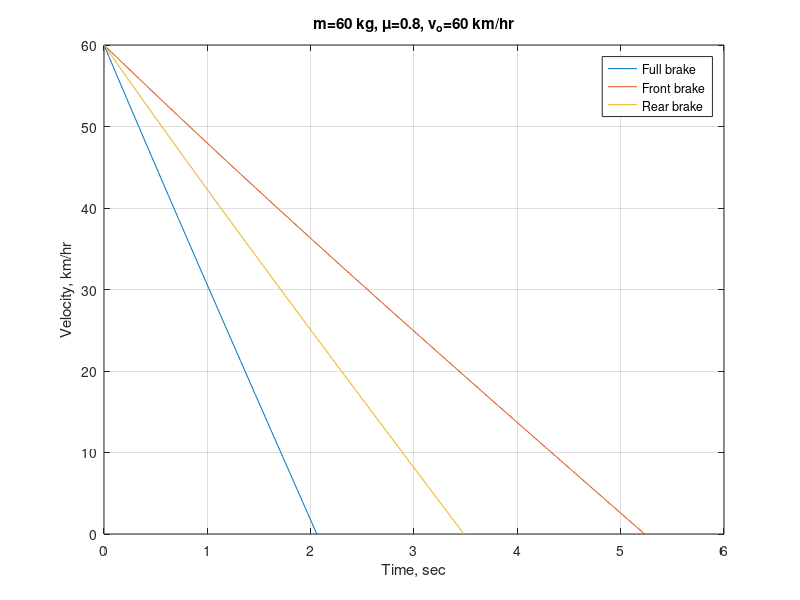

Reproduce this figure in MATLAB.
%% closed_form_brake_bike_sample_velocity.m
% Prof. Junghsen Lieh, Wright State University, Ohio - USA
% junghsen.lieh@wright.edu, December 21, 2012

clf, clear all;
m = 60;
den = 1.218;
Cd = 0.30;
Af = 0.40;
g = 9.81;
fo = 0.0136;
f1 = 0.0000005184;
mu = 0.8;
h = 0.4;
ha = 0.45;
W = m*g;
La = 1.0;
Lb = 0.40;
L = La + Lb;
grade = 0;
theta = atan(grade/100);
fo = fo*cos(theta);
f1 = f1*cos(theta); % correction for grade

% Full Brakes
s2b1 = m; s1(1) = s2b1;
s2b2 = W*(mu*cos(theta) + fo + sin(theta)); s2(1) = s2b2;
s2b3 = (den/2)*Cd*Af + f1*W; s3(1) = s2b3;

% Front Brake Only
sfb1 = m*(1 - mu*h/L); s1(2) = sfb1;
sfb2 = W*(mu*(Lb/L*cos(theta)-h/L*sin(theta))+fo+sin(theta)); s2(2) = sfb2;
sfb3 = (den/2)*(1 - mu*ha/L)*Cd*Af + f1*W; s3(2) = sfb3;

% Rear Brake Only
srb1 = m*(1 + mu*h/L); s1(3) = srb1;
srb2 = W*(mu*(La/L*cos(theta)+h/L*sin(theta))+fo+sin(theta)); s2(3) = srb2;
srb3 = (den/2)*(1 + mu*ha/L)*Cd*Af + f1*W; s3(3) = srb3;

% Closed-form Solution
kmhr = 60; % Initial speed, km/hr
vo = kmhr*1000/3600; % Initial speed, m/s
dv = -0.02; npt = floor(abs((vo-0)/dv));
to = 0; tf = 20; dt = tf/npt;
for jj = 1:3
c1 = atan(sqrt(s3(jj)/s2(jj))*vo);
c2 = sqrt(s2(jj)*s3(jj))/s1(jj);
ts2bT = s1(jj)/sqrt(s2(jj)*s3(jj))*atan(sqrt(s3(jj)/s2(jj))*vo);
ts(jj) = ts2bT; % Stop time, sec

% Velocity v(t), m/s
v = vo;
ii = 0; t = 0;
while t < ts(jj)
ii = ii + 1;
t = to + (ii-1)*dt;
v = sqrt(s2(jj)/s3(jj))*tan(c1-c2*t); % Velocity at time t, sec
dis = s1(jj)/s3(jj)*(log(cos(c1-c2*t)/cos(c1))); % Braking distance, m
a = -(s2(jj) + s3(jj)*v^2)/s1(jj); % Deceleration, m/s^2
if jj==1, t2b(ii)=t; dis2b(ii)=dis; a2b(ii)=a; v2b(ii)=v; end
if jj==2, tfb(ii)=t; disfb(ii)=dis; afb(ii)=a; vfb(ii)=v; end
if jj==3, trb(ii)=t; disrb(ii)=dis; arb(ii)=a; vrb(ii)=v; end
end
end
rt = 3600/1000; % Convert v from m/s to km/hr

% Plotting velocity vs. time
plot(t2b,rt*v2b, tfb,rt*vfb, trb,rt*vrb), grid
xlabel('Time, sec'), ylabel('Velocity, km/hr')
title(['m=',num2str(m), ' kg, \mu=', num2str(mu),...
', v_o=',num2str(kmhr),' km/hr'])
ylim([0 60]), legend('Full brake', 'Front brake', 'Rear brake')